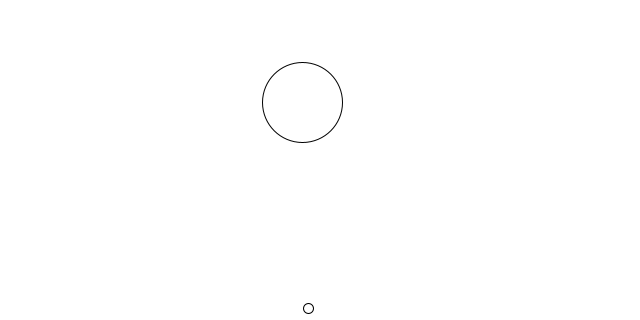
Frame 1 (no input)
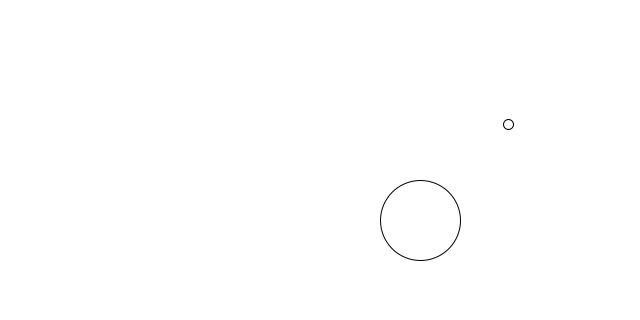
Frame 60 (the mouse pressed at the canvas centre just before this capture)
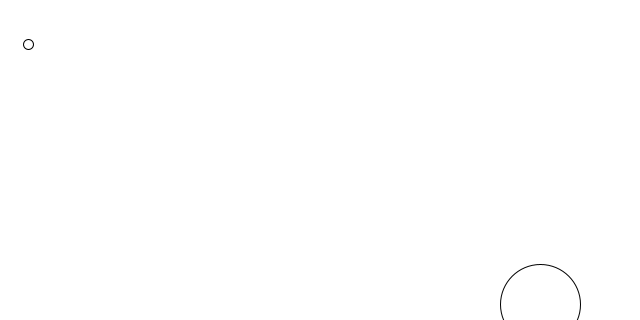
Frame 120 (the mouse held since frame 60 and released just before this capture)

The Processing sketch that drew these frames (run headless with seeded random() and noise(); from frame 60 on, the mouse is pressed at the canvas centre):

// Processing sketch: bb_2_balls
// ── bb_2_balls.pde
Ball ball;
Ball ball1;

void setup(){
  size(640,320);
  ball = new Ball(300, 100, 80, 2);//tlustej
  ball1 = new Ball(300, 300, 10, 8);//hubenej
}

void draw(){
  //logic
  ball.move();
  ball.bounce();
  
  ball1.move();
  ball1.bounce();
 
  //draw
  background(255);
  ball.display(); 
  ball1.display(); 
}

class Ball {
  float x;//pozice
  float y;
  float d;//prumer
  float sx;
  float sy;

  Ball(float inX, float inY, float inD, float inS) {
    x = inX;
    y = inY;
    d = inD;
    sx = inS;
    sy = inS;
  }

  void bounce() {
    if (x > width || x < 0) {
      sx *= -1;
    }

    if (y > height || y < 0) {
      sy *= -1;
    }
  }

  void move() {
    x += sx;
    y += sy;
  }

  void display() {
    circle(x, y, d);
  }
}
